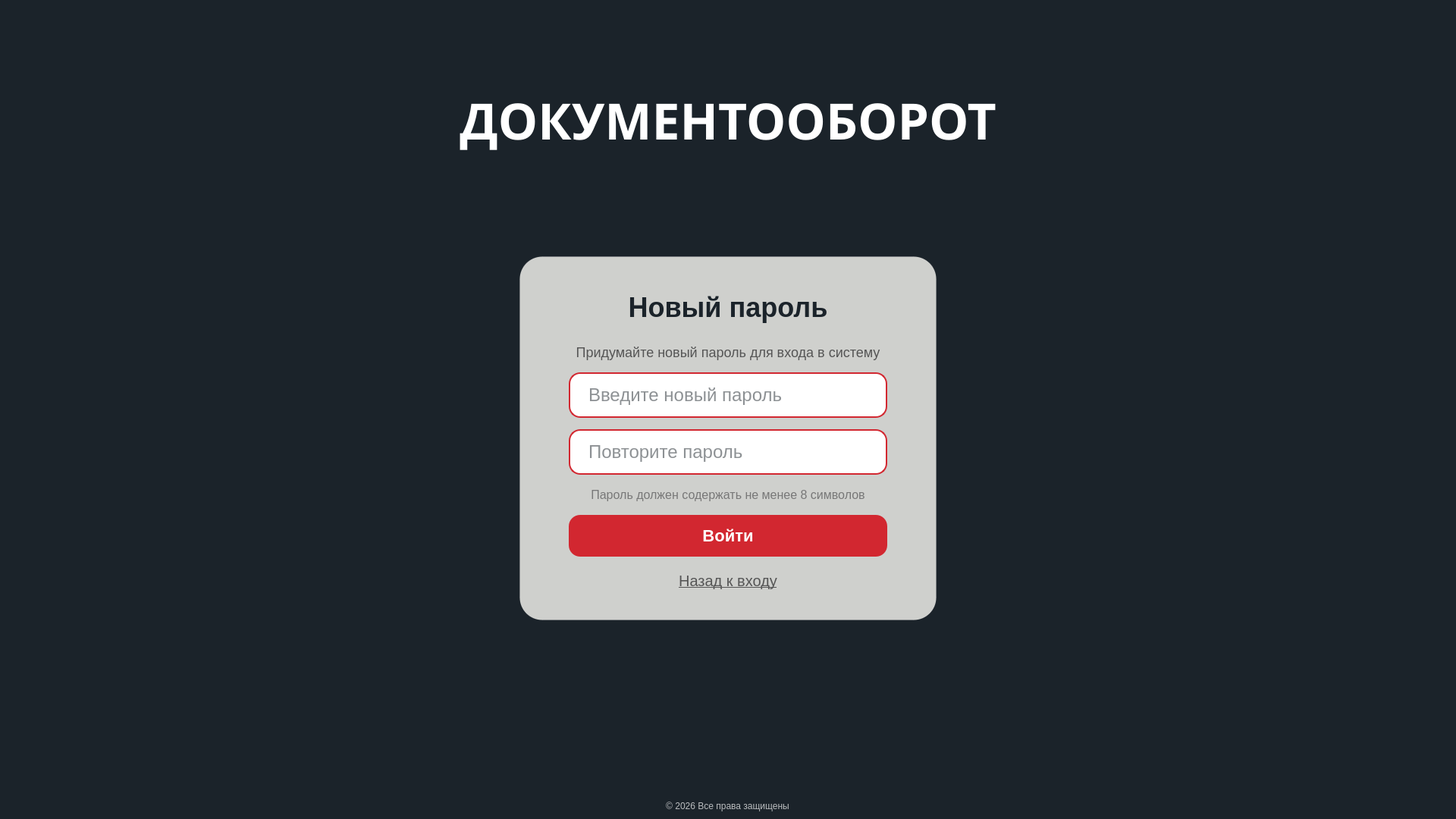
<?xml version="1.0" encoding="UTF-8"?>
<ui version="4.0">
 <class>NewPasswordWindow</class>
 <widget class="QWidget" name="NewPasswordWindow">
  <property name="geometry">
   <rect>
    <x>0</x>
    <y>0</y>
    <width>1920</width>
    <height>1080</height>
   </rect>
  </property>
  <property name="windowTitle">
   <string>Создание нового пароля</string>
  </property>
  <property name="styleSheet">
   <string notr="true">background-color: #1B232A;</string>
  </property>
  <layout class="QVBoxLayout" name="mainLayout">
   <property name="spacing">
    <number>0</number>
   </property>
   <property name="leftMargin">
    <number>0</number>
   </property>
   <property name="topMargin">
    <number>0</number>
   </property>
   <property name="rightMargin">
    <number>0</number>
   </property>
   <property name="bottomMargin">
    <number>0</number>
   </property>
   <item>
    <widget class="QWidget" name="backgroundWidget" native="true">
     <property name="styleSheet">
      <string notr="true">background-color: #1B232A;
border: none;</string>
     </property>
     <layout class="QVBoxLayout" name="backgroundLayout">
      <property name="spacing">
       <number>0</number>
      </property>
      <property name="leftMargin">
       <number>0</number>
      </property>
      <property name="topMargin">
       <number>0</number>
      </property>
      <property name="rightMargin">
       <number>0</number>
      </property>
      <property name="bottomMargin">
       <number>0</number>
      </property>
      <item>
       <spacer name="verticalSpacerTop">
        <property name="orientation">
         <enum>Qt::Orientation::Vertical</enum>
        </property>
        <property name="sizeType">
         <enum>QSizePolicy::Policy::Expanding</enum>
        </property>
        <property name="sizeHint" stdset="0">
         <size>
          <width>20</width>
          <height>100</height>
         </size>
        </property>
       </spacer>
      </item>
      <item>
       <widget class="QLabel" name="titleLabel">
        <property name="styleSheet">
         <string notr="true">color: white;
font-family: Xanmono;
font-size: 66px;
font-weight: bold;
background: transparent;</string>
        </property>
        <property name="text">
         <string>ДОКУМЕНТООБОРОТ</string>
        </property>
        <property name="alignment">
         <set>Qt::AlignmentFlag::AlignCenter</set>
        </property>
       </widget>
      </item>
      <item>
       <spacer name="verticalSpacer">
        <property name="orientation">
         <enum>Qt::Orientation::Vertical</enum>
        </property>
        <property name="sizeHint" stdset="0">
         <size>
          <width>20</width>
          <height>40</height>
         </size>
        </property>
       </spacer>
      </item>
      <item alignment="Qt::AlignmentFlag::AlignHCenter">
       <widget class="QWidget" name="logoContainer" native="true">
        <property name="styleSheet">
         <string notr="true">background: transparent;</string>
        </property>
        <layout class="QVBoxLayout" name="logoContainerLayout">
         <property name="spacing">
          <number>10</number>
         </property>
         <property name="leftMargin">
          <number>0</number>
         </property>
         <property name="topMargin">
          <number>0</number>
         </property>
         <property name="rightMargin">
          <number>0</number>
         </property>
         <property name="bottomMargin">
          <number>20</number>
         </property>
        </layout>
       </widget>
      </item>
      <item alignment="Qt::AlignmentFlag::AlignHCenter">
       <widget class="QWidget" name="centralWidget" native="true">
        <property name="minimumSize">
         <size>
          <width>550</width>
          <height>480</height>
         </size>
        </property>
        <property name="maximumSize">
         <size>
          <width>700</width>
          <height>520</height>
         </size>
        </property>
        <property name="styleSheet">
         <string notr="true">background-color: rgba(217, 217, 214, 0.95);
border-radius: 30px;
border: 1px solid rgba(255, 255, 255, 0.1);</string>
        </property>
        <layout class="QVBoxLayout" name="centralLayout">
         <property name="spacing">
          <number>15</number>
         </property>
         <property name="leftMargin">
          <number>35</number>
         </property>
         <property name="topMargin">
          <number>35</number>
         </property>
         <property name="rightMargin">
          <number>35</number>
         </property>
         <property name="bottomMargin">
          <number>35</number>
         </property>
         <item>
          <widget class="QLabel" name="newPasswordTitleLabel">
           <property name="minimumSize">
            <size>
             <width>0</width>
             <height>65</height>
            </size>
           </property>
           <property name="maximumSize">
            <size>
             <width>16777215</width>
             <height>65</height>
            </size>
           </property>
           <property name="styleSheet">
            <string notr="true">color: #1B232A;
font-size: 36px;
font-weight: bold;
background: transparent;
border: none;</string>
           </property>
           <property name="text">
            <string>Новый пароль</string>
           </property>
           <property name="alignment">
            <set>Qt::AlignmentFlag::AlignCenter</set>
           </property>
          </widget>
         </item>
         <item>
          <widget class="QLabel" name="infoLabel">
           <property name="styleSheet">
            <string notr="true">color: #555;
font-size: 18px;
background: transparent;
border: none;
padding: 0 10px;</string>
           </property>
           <property name="text">
            <string>Придумайте новый пароль для входа в систему</string>
           </property>
           <property name="alignment">
            <set>Qt::AlignmentFlag::AlignCenter</set>
           </property>
           <property name="wordWrap">
            <bool>true</bool>
           </property>
          </widget>
         </item>
         <item alignment="Qt::AlignmentFlag::AlignHCenter">
          <widget class="QWidget" name="passwordContainer" native="true">
           <property name="minimumSize">
            <size>
             <width>420</width>
             <height>60</height>
            </size>
           </property>
           <property name="maximumSize">
            <size>
             <width>525</width>
             <height>60</height>
            </size>
           </property>
           <property name="styleSheet">
            <string notr="true">background: transparent;
border: none;</string>
           </property>
           <layout class="QVBoxLayout" name="passwordContainerLayout">
            <property name="spacing">
             <number>0</number>
            </property>
            <property name="leftMargin">
             <number>0</number>
            </property>
            <property name="topMargin">
             <number>0</number>
            </property>
            <property name="rightMargin">
             <number>0</number>
            </property>
            <property name="bottomMargin">
             <number>0</number>
            </property>
            <item>
             <widget class="QWidget" name="passwordWrapper" native="true">
              <property name="styleSheet">
               <string notr="true">background: transparent;
border: none;</string>
              </property>
              <layout class="QGridLayout" name="passwordWrapperLayout">
               <property name="leftMargin">
                <number>0</number>
               </property>
               <property name="topMargin">
                <number>0</number>
               </property>
               <property name="rightMargin">
                <number>0</number>
               </property>
               <property name="bottomMargin">
                <number>0</number>
               </property>
               <item row="0" column="0">
                <widget class="QLineEdit" name="newPasswordInput">
                 <property name="minimumSize">
                  <size>
                   <width>420</width>
                   <height>60</height>
                  </size>
                 </property>
                 <property name="maximumSize">
                  <size>
                   <width>525</width>
                   <height>60</height>
                  </size>
                 </property>
                 <property name="styleSheet">
                  <string notr="true">background-color: white;
border: 2px solid #D22730;
border-radius: 15px;
padding: 12px 50px 12px 22px;
font-size: 24px;
color: #1B232A;
transition: border 0.3s ease;</string>
                 </property>
                 <property name="echoMode">
                  <enum>QLineEdit::EchoMode::Password</enum>
                 </property>
                 <property name="placeholderText">
                  <string>Введите новый пароль</string>
                 </property>
                </widget>
               </item>
               <item row="0" column="0" alignment="Qt::AlignmentFlag::AlignRight|Qt::AlignmentFlag::AlignVCenter">
                <widget class="QPushButton" name="togglePasswordButton">
                 <property name="minimumSize">
                  <size>
                   <width>40</width>
                   <height>40</height>
                  </size>
                 </property>
                 <property name="maximumSize">
                  <size>
                   <width>40</width>
                   <height>40</height>
                  </size>
                 </property>
                 <property name="cursor">
                  <cursorShape>PointingHandCursor</cursorShape>
                 </property>
                 <property name="styleSheet">
                  <string notr="true">background: transparent;
border: none;
padding: 0;
margin-right: 10px;</string>
                 </property>
                 <property name="text">
                  <string/>
                 </property>
                 <property name="icon">
                  <iconset>
                   <normaloff>icons/eye-closed.svg</normaloff>
                   <normalon>icons/eye-open.svg</normalon>icons/eye-closed.svg</iconset>
                 </property>
                 <property name="iconSize">
                  <size>
                   <width>28</width>
                   <height>28</height>
                  </size>
                 </property>
                 <property name="flat">
                  <bool>true</bool>
                 </property>
                </widget>
               </item>
              </layout>
             </widget>
            </item>
           </layout>
          </widget>
         </item>
         <item alignment="Qt::AlignmentFlag::AlignHCenter">
          <widget class="QWidget" name="confirmPasswordContainer" native="true">
           <property name="minimumSize">
            <size>
             <width>420</width>
             <height>60</height>
            </size>
           </property>
           <property name="maximumSize">
            <size>
             <width>525</width>
             <height>60</height>
            </size>
           </property>
           <property name="styleSheet">
            <string notr="true">background: transparent;
border: none;</string>
           </property>
           <layout class="QVBoxLayout" name="confirmPasswordContainerLayout">
            <property name="spacing">
             <number>0</number>
            </property>
            <property name="leftMargin">
             <number>0</number>
            </property>
            <property name="topMargin">
             <number>0</number>
            </property>
            <property name="rightMargin">
             <number>0</number>
            </property>
            <property name="bottomMargin">
             <number>0</number>
            </property>
            <item>
             <widget class="QWidget" name="confirmPasswordWrapper" native="true">
              <property name="styleSheet">
               <string notr="true">background: transparent;
border: none;</string>
              </property>
              <layout class="QGridLayout" name="confirmPasswordWrapperLayout">
               <property name="leftMargin">
                <number>0</number>
               </property>
               <property name="topMargin">
                <number>0</number>
               </property>
               <property name="rightMargin">
                <number>0</number>
               </property>
               <property name="bottomMargin">
                <number>0</number>
               </property>
               <item row="0" column="0">
                <widget class="QLineEdit" name="confirmPasswordInput">
                 <property name="minimumSize">
                  <size>
                   <width>420</width>
                   <height>60</height>
                  </size>
                 </property>
                 <property name="maximumSize">
                  <size>
                   <width>525</width>
                   <height>60</height>
                  </size>
                 </property>
                 <property name="styleSheet">
                  <string notr="true">background-color: white;
border: 2px solid #D22730;
border-radius: 15px;
padding: 12px 50px 12px 22px;
font-size: 24px;
color: #1B232A;
transition: border 0.3s ease;</string>
                 </property>
                 <property name="echoMode">
                  <enum>QLineEdit::EchoMode::Password</enum>
                 </property>
                 <property name="placeholderText">
                  <string>Повторите пароль</string>
                 </property>
                </widget>
               </item>
               <item row="0" column="0" alignment="Qt::AlignmentFlag::AlignRight|Qt::AlignmentFlag::AlignVCenter">
                <widget class="QPushButton" name="toggleConfirmPasswordButton">
                 <property name="minimumSize">
                  <size>
                   <width>40</width>
                   <height>40</height>
                  </size>
                 </property>
                 <property name="maximumSize">
                  <size>
                   <width>40</width>
                   <height>40</height>
                  </size>
                 </property>
                 <property name="cursor">
                  <cursorShape>PointingHandCursor</cursorShape>
                 </property>
                 <property name="styleSheet">
                  <string notr="true">background: transparent;
border: none;
padding: 0;
margin-right: 10px;</string>
                 </property>
                 <property name="text">
                  <string/>
                 </property>
                 <property name="icon">
                  <iconset>
                   <normaloff>icons/eye-closed.svg</normaloff>
                   <normalon>icons/eye-open.svg</normalon>icons/eye-closed.svg</iconset>
                 </property>
                 <property name="iconSize">
                  <size>
                   <width>28</width>
                   <height>28</height>
                  </size>
                 </property>
                 <property name="flat">
                  <bool>true</bool>
                 </property>
                </widget>
               </item>
              </layout>
             </widget>
            </item>
           </layout>
          </widget>
         </item>
         <item>
          <widget class="QLabel" name="passwordHintLabel">
           <property name="styleSheet">
            <string notr="true">color: #777;
font-size: 16px;
background: transparent;
border: none;
padding: 0 10px;</string>
           </property>
           <property name="text">
            <string>Пароль должен содержать не менее 8 символов</string>
           </property>
           <property name="alignment">
            <set>Qt::AlignmentFlag::AlignCenter</set>
           </property>
          </widget>
         </item>
         <item alignment="Qt::AlignmentFlag::AlignHCenter">
          <widget class="QPushButton" name="createPasswordButton">
           <property name="minimumSize">
            <size>
             <width>420</width>
             <height>55</height>
            </size>
           </property>
           <property name="maximumSize">
            <size>
             <width>450</width>
             <height>55</height>
            </size>
           </property>
           <property name="cursor">
            <cursorShape>PointingHandCursor</cursorShape>
           </property>
           <property name="styleSheet">
            <string notr="true">background-color: #D22730;
color: white;
border-radius: 15px;
font-weight: bold;
font-size: 22px;
border: none;
padding: 15px;
transition: background-color 0.3s ease;</string>
           </property>
           <property name="text">
            <string>Войти</string>
           </property>
          </widget>
         </item>
         <item>
          <widget class="QWidget" name="actionsWidget" native="true">
           <property name="minimumSize">
            <size>
             <width>0</width>
             <height>30</height>
            </size>
           </property>
           <property name="styleSheet">
            <string notr="true">background: transparent;
border: none;</string>
           </property>
           <layout class="QHBoxLayout" name="actionsLayout">
            <property name="spacing">
             <number>0</number>
            </property>
            <property name="leftMargin">
             <number>0</number>
            </property>
            <property name="topMargin">
             <number>0</number>
            </property>
            <property name="rightMargin">
             <number>0</number>
            </property>
            <property name="bottomMargin">
             <number>0</number>
            </property>
            <item>
             <spacer name="actionsSpacerLeft">
              <property name="orientation">
               <enum>Qt::Orientation::Horizontal</enum>
              </property>
              <property name="sizeType">
               <enum>QSizePolicy::Policy::Expanding</enum>
              </property>
              <property name="sizeHint" stdset="0">
               <size>
                <width>40</width>
                <height>20</height>
               </size>
              </property>
             </spacer>
            </item>
            <item>
             <widget class="QPushButton" name="backToLoginButton">
              <property name="cursor">
               <cursorShape>PointingHandCursor</cursorShape>
              </property>
              <property name="styleSheet">
               <string notr="true">background: transparent;
color: #555;
font-size: 20px;
border: none;
text-decoration: underline;
padding: 5px 15px;</string>
              </property>
              <property name="text">
               <string>Назад к входу</string>
              </property>
              <property name="flat">
               <bool>true</bool>
              </property>
             </widget>
            </item>
            <item>
             <spacer name="actionsSpacerRight">
              <property name="orientation">
               <enum>Qt::Orientation::Horizontal</enum>
              </property>
              <property name="sizeType">
               <enum>QSizePolicy::Policy::Expanding</enum>
              </property>
              <property name="sizeHint" stdset="0">
               <size>
                <width>40</width>
                <height>20</height>
               </size>
              </property>
             </spacer>
            </item>
           </layout>
          </widget>
         </item>
        </layout>
       </widget>
      </item>
      <item>
       <spacer name="verticalSpacerBetween">
        <property name="orientation">
         <enum>Qt::Orientation::Vertical</enum>
        </property>
        <property name="sizeType">
         <enum>QSizePolicy::Policy::Expanding</enum>
        </property>
        <property name="sizeHint" stdset="0">
         <size>
          <width>20</width>
          <height>40</height>
         </size>
        </property>
       </spacer>
      </item>
      <item alignment="Qt::AlignmentFlag::AlignHCenter">
       <widget class="QLabel" name="logoLabel">
        <property name="minimumSize">
         <size>
          <width>200</width>
          <height>100</height>
         </size>
        </property>
        <property name="maximumSize">
         <size>
          <width>200</width>
          <height>150</height>
         </size>
        </property>
        <property name="styleSheet">
         <string notr="true">border-image: url(D:/Documents/client/icons/logo.png);</string>
        </property>
        <property name="text">
         <string/>
        </property>
        <property name="alignment">
         <set>Qt::AlignmentFlag::AlignCenter</set>
        </property>
       </widget>
      </item>
      <item>
       <spacer name="verticalSpacerBottom">
        <property name="orientation">
         <enum>Qt::Orientation::Vertical</enum>
        </property>
        <property name="sizeType">
         <enum>QSizePolicy::Policy::Minimum</enum>
        </property>
        <property name="sizeHint" stdset="0">
         <size>
          <width>20</width>
          <height>15</height>
         </size>
        </property>
       </spacer>
      </item>
      <item alignment="Qt::AlignmentFlag::AlignHCenter">
       <widget class="QLabel" name="footerLabel">
        <property name="styleSheet">
         <string notr="true">color: rgba(255, 255, 255, 0.7);
font-size: 12px;
background: transparent;
padding: 10px;</string>
        </property>
        <property name="text">
         <string>© 2026 Все права защищены</string>
        </property>
        <property name="alignment">
         <set>Qt::AlignmentFlag::AlignCenter</set>
        </property>
       </widget>
      </item>
     </layout>
    </widget>
   </item>
  </layout>
 </widget>
 <resources/>
 <connections/>
</ui>
